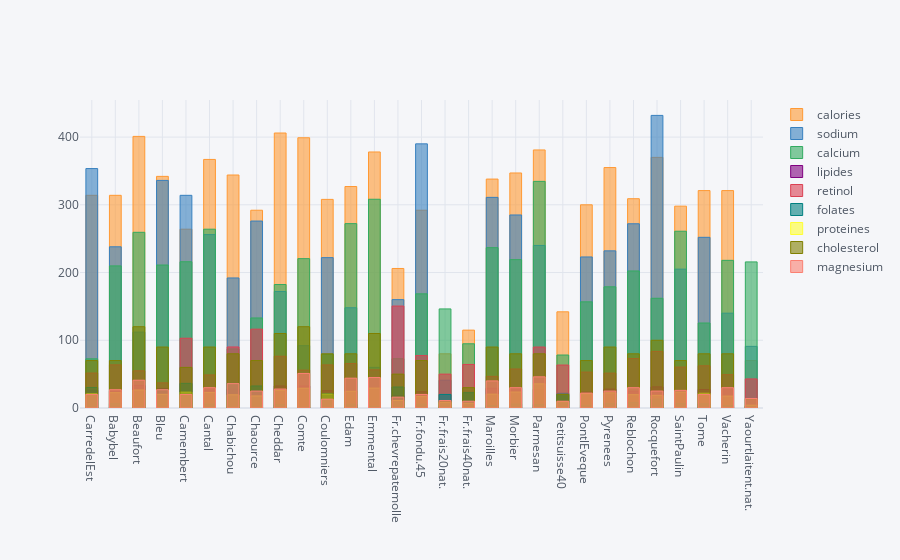

Notebook code cell kept with this figure:
### Code cell
f.iplot(kind="bar", barmode="overlay",
        bargap=0.5) ## espacer les colonnes de 0.5

### Figure 1 — Plotly figure (JSON) as saved in the notebook; plotly's stock layout.template omitted (floating-point values rounded to 4 significant figures)
{"data": [{"marker": {"color": "rgba(255, 153, 51, 0.6)", "line": {"color": "rgba(255, 153, 51, 1.0)", "width": 1}}, "name": "calories", "orientation": "v", "text": "", "type": "bar", "x": ["CarredelEst", "Babybel", "Beaufort", "Bleu", "Camembert", "Cantal", "Chabichou", "Chaource", "Cheddar", "Comte", "Coulomniers", "Edam", "Emmental", "Fr.chevrepatemolle", "Fr.fondu.45", "Fr.frais20nat.", "Fr.frais40nat.", "Maroilles", "Morbier", "Parmesan", "Petitsuisse40", "PontlEveque", "Pyrenees", "Reblochon", "Rocquefort", "SaintPaulin", "Tome", "Vacherin", "Yaourtlaitent.nat."], "y": [314, 314, 401, 342, 264, 367, 344, 292, 406, 399, 308, 327, 378, 206, 292, 80, 115, 338, 347, 381, 142, 300, 355, 309, 370, 298, 321, 321, 70]}, {"marker": {"color": "rgba(55, 128, 191, 0.6)", "line": {"color": "rgba(55, 128, 191, 1.0)", "width": 1}}, "name": "sodium", "orientation": "v", "text": "", "type": "bar", "x": ["CarredelEst", "Babybel", "Beaufort", "Bleu", "Camembert", "Cantal", "Chabichou", "Chaource", "Cheddar", "Comte", "Coulomniers", "Edam", "Emmental", "Fr.chevrepatemolle", "Fr.fondu.45", "Fr.frais20nat.", "Fr.frais40nat.", "Maroilles", "Morbier", "Parmesan", "Petitsuisse40", "PontlEveque", "Pyrenees", "Reblochon", "Rocquefort", "SaintPaulin", "Tome", "Vacherin", "Yaourtlaitent.nat."], "y": [353.5, 238, 112, 336, 314, 256, 192, 276, 172, 92, 222, 148, 60, 160, 390, 41, 25, 311, 285, 240, 22, 223, 232, 272, 432, 205, 252, 140, 91]}, {"marker": {"color": "rgba(50, 171, 96, 0.6)", "line": {"color": "rgba(50, 171, 96, 1.0)", "width": 1}}, "name": "calcium", "orientation": "v", "text": "", "type": "bar", "x": ["CarredelEst", "Babybel", "Beaufort", "Bleu", "Camembert", "Cantal", "Chabichou", "Chaource", "Cheddar", "Comte", "Coulomniers", "Edam", "Emmental", "Fr.chevrepatemolle", "Fr.fondu.45", "Fr.frais20nat.", "Fr.frais40nat.", "Maroilles", "Morbier", "Parmesan", "Petitsuisse40", "PontlEveque", "Pyrenees", "Reblochon", "Rocquefort", "SaintPaulin", "Tome", "Vacherin", "Yaourtlaitent.nat."], "y": [72.6, 209.8, 259.4, 211.1, 215.9, 264, 87.2, 132.9, 182.3, 220.5, 79.2, 272.2, 308.2, 72.8, 168.5, 146.3, 94.8, 236.7, 219, 334.6, 78.2, 156.7, 178.9, 202.3, 162, 261, 125.5, 218, 215.7]}, {"marker": {"color": "rgba(128, 0, 128, 0.6)", "line": {"color": "rgba(128, 0, 128, 1.0)", "width": 1}}, "name": "lipides", "orientation": "v", "text": "", "type": "bar", "x": ["CarredelEst", "Babybel", "Beaufort", "Bleu", "Camembert", "Cantal", "Chabichou", "Chaource", "Cheddar", "Comte", "Coulomniers", "Edam", "Emmental", "Fr.chevrepatemolle", "Fr.fondu.45", "Fr.frais20nat.", "Fr.frais40nat.", "Maroilles", "Morbier", "Parmesan", "Petitsuisse40", "PontlEveque", "Pyrenees", "Reblochon", "Rocquefort", "SaintPaulin", "Tome", "Vacherin", "Yaourtlaitent.nat."], "y": [26.3, 25.1, 33.3, 28.9, 19.5, 28.8, 27.9, 25.4, 32.5, 32.4, 25.6, 24.7, 29.4, 18.5, 24, 3.5, 7.8, 29.1, 29.5, 27.5, 10.4, 23.4, 28, 24.6, 31.2, 23.3, 27.3, 29.3, 3.4]}, {"marker": {"color": "rgba(219, 64, 82, 0.6)", "line": {"color": "rgba(219, 64, 82, 1.0)", "width": 1}}, "name": "retinol", "orientation": "v", "text": "", "type": "bar", "x": ["CarredelEst", "Babybel", "Beaufort", "Bleu", "Camembert", "Cantal", "Chabichou", "Chaource", "Cheddar", "Comte", "Coulomniers", "Edam", "Emmental", "Fr.chevrepatemolle", "Fr.fondu.45", "Fr.frais20nat.", "Fr.frais40nat.", "Maroilles", "Morbier", "Parmesan", "Petitsuisse40", "PontlEveque", "Pyrenees", "Reblochon", "Rocquefort", "SaintPaulin", "Tome", "Vacherin", "Yaourtlaitent.nat."], "y": [51.6, 63.7, 54.9, 37.1, 103, 48.8, 90.1, 116.4, 76.4, 55.9, 63.6, 65.7, 56.3, 150.5, 77.4, 50, 64.3, 46.7, 57.6, 90, 63.4, 53, 51.5, 73.1, 83.5, 60.4, 62.3, 49.2, 42.9]}, {"marker": {"color": "rgba(0, 128, 128, 0.6)", "line": {"color": "rgba(0, 128, 128, 1.0)", "width": 1}}, "name": "folates", "orientation": "v", "text": "", "type": "bar", "x": ["CarredelEst", "Babybel", "Beaufort", "Bleu", "Camembert", "Cantal", "Chabichou", "Chaource", "Cheddar", "Comte", "Coulomniers", "Edam", "Emmental", "Fr.chevrepatemolle", "Fr.fondu.45", "Fr.frais20nat.", "Fr.frais40nat.", "Maroilles", "Morbier", "Parmesan", "Petitsuisse40", "PontlEveque", "Pyrenees", "Reblochon", "Rocquefort", "SaintPaulin", "Tome", "Vacherin", "Yaourtlaitent.nat."], "y": [30.3, 6.4, 1.2, 27.5, 36.4, 5.7, 36.3, 32.5, 4.9, 1.3, 21.1, 5.5, 2.4, 31, 5.5, 20, 22.6, 3.6, 5.8, 5.2, 20.4, 4, 6.8, 8.1, 13.3, 6.7, 6.2, 3.7, 2.9]}, {"marker": {"color": "rgba(255, 255, 51, 0.6)", "line": {"color": "rgba(255, 255, 51, 1.0)", "width": 1}}, "name": "proteines", "orientation": "v", "text": "", "type": "bar", "x": ["CarredelEst", "Babybel", "Beaufort", "Bleu", "Camembert", "Cantal", "Chabichou", "Chaource", "Cheddar", "Comte", "Coulomniers", "Edam", "Emmental", "Fr.chevrepatemolle", "Fr.fondu.45", "Fr.frais20nat.", "Fr.frais40nat.", "Maroilles", "Morbier", "Parmesan", "Petitsuisse40", "PontlEveque", "Pyrenees", "Reblochon", "Rocquefort", "SaintPaulin", "Tome", "Vacherin", "Yaourtlaitent.nat."], "y": [21, 22.6, 26.6, 20.2, 23.4, 23, 19.5, 17.8, 26, 29.2, 20.5, 24.7, 29.4, 11.1, 16.8, 8.3, 7, 20.4, 23.6, 35.7, 9.4, 21.1, 22.4, 19.7, 18.7, 23.3, 21.8, 17.6, 4.1]}, {"marker": {"color": "rgba(128, 128, 0, 0.6)", "line": {"color": "rgba(128, 128, 0, 1.0)", "width": 1}}, "name": "cholesterol", "orientation": "v", "text": "", "type": "bar", "x": ["CarredelEst", "Babybel", "Beaufort", "Bleu", "Camembert", "Cantal", "Chabichou", "Chaource", "Cheddar", "Comte", "Coulomniers", "Edam", "Emmental", "Fr.chevrepatemolle", "Fr.fondu.45", "Fr.frais20nat.", "Fr.frais40nat.", "Maroilles", "Morbier", "Parmesan", "Petitsuisse40", "PontlEveque", "Pyrenees", "Reblochon", "Rocquefort", "SaintPaulin", "Tome", "Vacherin", "Yaourtlaitent.nat."], "y": [70, 70, 120, 90, 60, 90, 80, 70, 110, 120, 80, 80, 110, 50, 70, 10, 30, 90, 80, 80, 20, 70, 90, 80, 100, 70, 80, 80, 13]}, {"marker": {"color": "rgba(251, 128, 114, 0.6)", "line": {"color": "rgba(251, 128, 114, 1.0)", "width": 1}}, "name": "magnesium", "orientation": "v", "text": "", "type": "bar", "x": ["CarredelEst", "Babybel", "Beaufort", "Bleu", "Camembert", "Cantal", "Chabichou", "Chaource", "Cheddar", "Comte", "Coulomniers", "Edam", "Emmental", "Fr.chevrepatemolle", "Fr.fondu.45", "Fr.frais20nat.", "Fr.frais40nat.", "Maroilles", "Morbier", "Parmesan", "Petitsuisse40", "PontlEveque", "Pyrenees", "Reblochon", "Rocquefort", "SaintPaulin", "Tome", "Vacherin", "Yaourtlaitent.nat."], "y": [20, 27, 41, 27, 20, 30, 36, 25, 28, 51, 13, 44, 45, 16, 20, 11, 10, 40, 30, 46, 10, 22, 25, 30, 25, 26, 20, 30, 14]}], "layout": {"bargap": 0.5, "barmode": "overlay", "legend": {"bgcolor": "#F5F6F9", "font": {"color": "#4D5663"}}, "paper_bgcolor": "#F5F6F9", "plot_bgcolor": "#F5F6F9", "title": {"font": {"color": "#4D5663"}}, "xaxis": {"gridcolor": "#E1E5ED", "showgrid": true, "tickfont": {"color": "#4D5663"}, "title": {"font": {"color": "#4D5663"}, "text": ""}, "zerolinecolor": "#E1E5ED"}, "yaxis": {"gridcolor": "#E1E5ED", "showgrid": true, "tickfont": {"color": "#4D5663"}, "title": {"font": {"color": "#4D5663"}, "text": ""}, "zerolinecolor": "#E1E5ED"}}}
